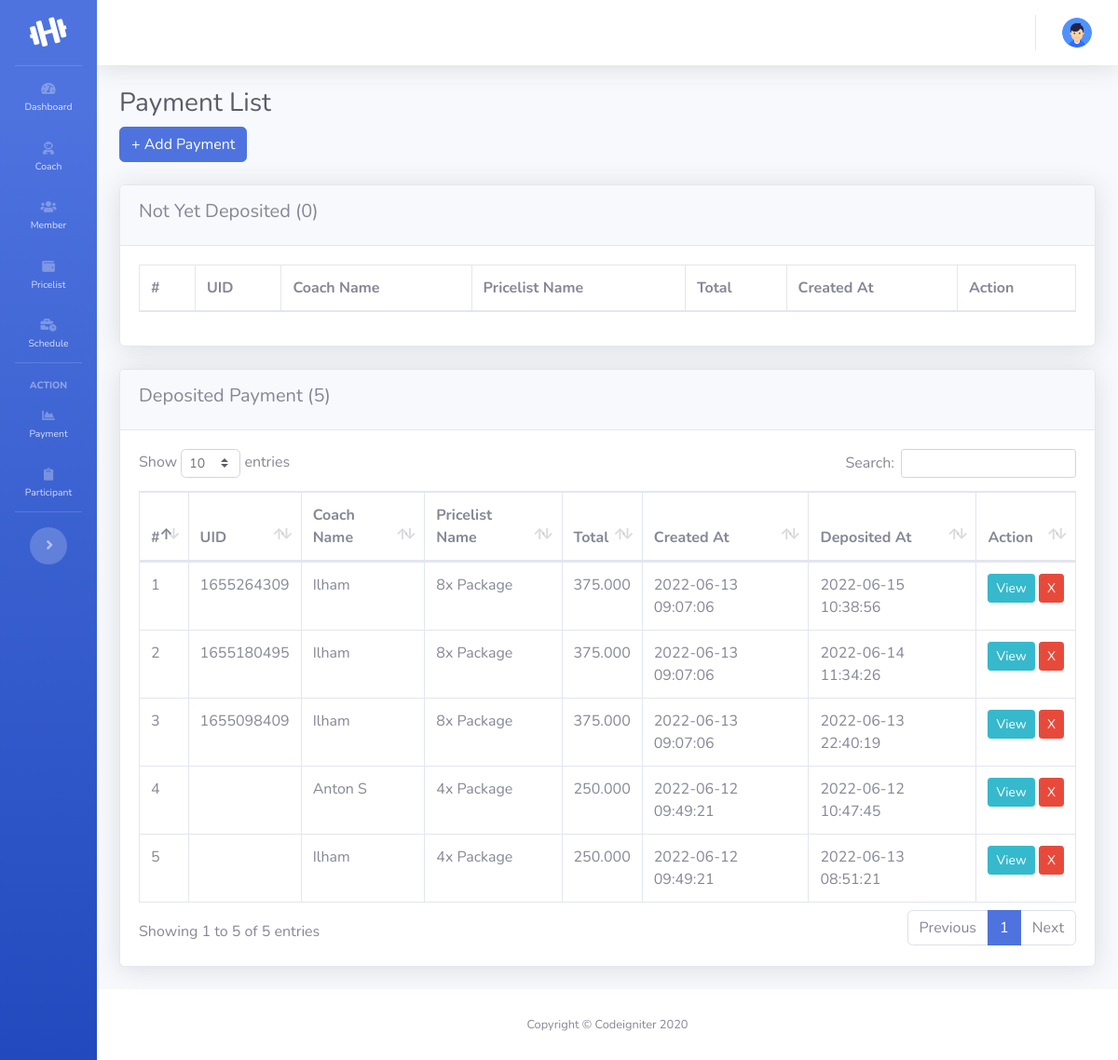
Page /index.php/payment on the committed database.
### tables this page shows
CREATE TABLE `payment` (
  `id` int(11) NOT NULL,
  `uid` varchar(128) NOT NULL,
  `pricelist_id` int(11) NOT NULL,
  `coach_id` int(11) NOT NULL,
  `total` int(11) NOT NULL,
  `created_at` datetime DEFAULT NULL,
  `deposited_at` datetime DEFAULT NULL,
  `deleted_at` datetime DEFAULT NULL
);

CREATE TABLE `coach` (
  `id` int(11) NOT NULL,
  `name` varchar(128) NOT NULL,
  `address` varchar(128) NOT NULL,
  `phone` varchar(128) NOT NULL,
  `deleted_at` datetime DEFAULT NULL
);

CREATE TABLE `pricelist` (
  `id` int(11) NOT NULL,
  `name` varchar(128) NOT NULL,
  `price` int(11) NOT NULL,
  `total_member` int(11) NOT NULL,
  `session_per_member` int(11) NOT NULL,
  `validity` int(11) NOT NULL COMMENT 'on Days',
  `created_at` datetime NOT NULL,
  `deleted_at` datetime DEFAULT NULL
);

### application/controllers/Payment.php (called while the page is built, shortened)
<?php
class payment extends CI_Controller {
	public function __construct()
	{
		$this->load->model('payment_model');
	}
	public function index()
	{
		$data['title'] = "Athletic Page";
		$data['paymentpending'] = $this->payment_model->get_data('payment')->result();
		$data['paymentdone'] = $this->payment_model->get_data('payment','0','1')->result();
		$this->load->view('template/header', $data);
		$this->load->view('template/sidebar', $data);
		$this->load->view('template/topbar', $data);
		$this->load->view('payment/index', $data);
		$this->load->view('template/footer', $data);
	}
}

### index.php (called while the page is built, shortened)
<?php
require_once BASEPATH.'core/CodeIgniter.php';

### application/models/Payment_model.php (called while the page is built, shortened)
<?php
class Payment_model extends CI_Model {
	public function get_data($table, $id=0, $deposited=0, $uid=0)
	{
		if($id==0)
		{
			$this->db->select($table.'.*,'.$table.'.created_at as '.$table.'createdat, '.$table.'.id as '.$table.'id, coach.name as coachname, pricelist.name as pricelistname, pricelist.price as price, pricelist.session_per_member as session, coach.*, pricelist.*' );
			$this->db->from($table);
			$this->db->join('coach', 'coach.id = '.$table.'.coach_id', 'inner');
			$this->db->join('pricelist', 'pricelist.id = '.$table.'.pricelist_id', 'inner');
			if($deposited==0)
				$this->db->where($table.'.deposited_at IS NULL');
			else if($deposited==1)
				$this->db->where($table.'.deposited_at IS NOT NULL');
			if($uid!=0)
			{
				$this->db->where('uid',$uid);
			}
			else
				$this->db->where($table.'.created_at IS NOT NULL');
			$this->db->where($table.'.deleted_at IS NULL');
			$this->db->order_by('payment.created_at', 'desc');
			return $this->db->get();
		}
	}
}

### application/views/payment/index.php (the view, shortened to what this page needs)
    <div class="container-fluid">
        <h1 class="h3 mb-2 text-gray-800">Payment List</h1>
        <a href="<?= base_url("payment/new") ?>" class="btn btn-primary">+ Add Payment</a>
        <br>
        <br>
        <div class="card shadow mb-4">
            <div class="card-header py-3">
                <h5>Not Yet Deposited (<?= count($paymentpending); ?>)</h5>
            </div>
            <div class="card-body">
                <div class="table-responsive">
                    <table class="table table-bordered" width="100%" cellspacing="0">
                        <thead>
                            <tr>
                                <th>#</th>
                                <th>UID</th>
                                <th>Coach Name</th>
                                <th>Pricelist Name</th>
                                <th>Total</th>
                                <th>Created At</th>
                                <th>Action</th>
                            </tr>
                        </thead>
                    </table>
                </div>
            </div>
        </div>
        <div class="card shadow mb-4">
            <div class="card-header py-3">
                <h5>Deposited Payment (<?= count($paymentdone); ?>)</h5>
            </div>
            <div class="card-body">
                <div class="table-responsive">
                    <table class="table table-bordered" id="dataTable" width="100%" cellspacing="0">
                        <thead>
                            <tr>
                                <th>#</th>
                                <th>UID</th>
                                <th>Coach Name</th>
                                <th>Pricelist Name</th>
                                <th>Total</th>
                                <th>Created At</th>
                                <th>Deposited At</th>
                                <th>Action</th>
                            </tr>
                        </thead>
                        <tbody>
                            <?php
                                $no = 1;
                                foreach ($paymentdone as $row) { ?>
                                <tr>
                                    <td><?= $no++ ?></td>
                                    <td><?= $row->uid ?></td>
                                    <td><?= $row->coachname ?></td>
                                    <td><?= $row->pricelistname ?></td>
                                    <td><?= number_format($row->total, 0, '.', '.'); ?></td>
                                    <td><?= $row->created_at ?></td>
                                    <td><?= $row->deposited_at ?></td>
                                    <td style="width: 1%; white-space: nowrap;">
                                        <a href="<?= base_url('payment/view').'?referal='.$row->uid ?>" class="btn btn-info btn-sm" target="_blank">View</a>
                                        <a href="<?= base_url('payment/delete_action').'?id='.$row->id ?>" class="btn btn-danger btn-sm">X</a>
                                    </td>
                                </tr>
                            <?php
                                }
                            ?>
                        </tbody>
                    </table>
                </div>
            </div>
        </div>
    </div>
</div>

### application/views/template/header.php (shortened to what this page needs)
<!DOCTYPE html>
<html lang="en">
<head>
    <link href="<?= base_url('asset/'); ?>vendor/fontawesome-free/css/all.min.css" rel="stylesheet" type="text/css">
    <link href="<?= base_url('asset/'); ?>css/sb-admin-2.min.css" rel="stylesheet">
    <link href="<?= base_url('asset/'); ?>/vendor/datatables/dataTables.bootstrap4.min.css" rel="stylesheet">
</head>
<body id="page-top">
    <div id="wrapper">

### application/views/template/sidebar.php (shortened to what this page needs)
<ul class="navbar-nav bg-gradient-primary sidebar sidebar-dark accordion toggled" id="accordionSidebar">
    <a class="sidebar-brand d-flex align-items-center justify-content-center" href="<?= base_url() ?>">
        <div class="sidebar-brand-icon rotate-n-15">
            <i class="fas fa-dumbbell"></i>
        </div>
    </a>
    <hr class="sidebar-divider my-0">
    <li class="nav-item">
        <a class="nav-link" href="<?= base_url("admin") ?>">
            <i class="fas fa-fw fa-tachometer-alt"></i>
            <span>Dashboard</span></a>
    </li>
    <li class="nav-item">
        <a class="nav-link" href="<?= base_url("coach") ?>">
            <i class="fas fa-fw fa-user-astronaut"></i>
            <span>Coach</span></a>
    </li>
    <li class="nav-item">
        <a class="nav-link" href="<?= base_url("member") ?>">
            <i class="fas fa-fw fa-users"></i>
            <span>Member</span></a>
    </li>
    <li class="nav-item">
        <a class="nav-link" href="<?= base_url("pricelist") ?>">
            <i class="fas fa-fw fa-wallet"></i>
            <span>Pricelist</span></a>
    </li>
    <li class="nav-item">
        <a class="nav-link" href="<?= base_url("schedule") ?>">
            <i class="fas fa-fw fa-business-time"></i>
            <span>Schedule</span></a>
    </li>
    <hr class="sidebar-divider">
    <div class="sidebar-heading">
        Action
    </div>
    <li class="nav-item">
        <a class="nav-link" href="<?= base_url("payment") ?>">
            <i class="fas fa-fw fa-chart-area"></i>
            <span>Payment</span></a>
    </li>
    <li class="nav-item">
        <a class="nav-link" href="<?= base_url("participant") ?>">
            <i class="fas fa-fw fa-clipboard"></i>
            <span>Participant</span></a>
    </li>
    <hr class="sidebar-divider d-none d-md-block">
    <div class="text-center d-none d-md-inline">
        <button class="rounded-circle border-0" id="sidebarToggle"></button>
    </div>
</ul>

### application/views/template/topbar.php (shortened to what this page needs)
<div id="content-wrapper" class="d-flex flex-column">
    <div id="content">
        <nav class="navbar navbar-expand navbar-light bg-white topbar mb-4 static-top shadow">
            <ul class="navbar-nav ml-auto">
                <li class="nav-item dropdown no-arrow">
                    <a class="nav-link dropdown-toggle" href="#" id="userDropdown" role="button"
                        data-toggle="dropdown" aria-haspopup="true" aria-expanded="false">
                        <img class="img-profile rounded-circle"
                            src="<?= base_url('asset/img/profile/default.jpg') ?>">
                    </a>
                </li>
            </ul>
        </nav>

### application/views/template/footer.php (shortened to what this page needs)
            <footer class="sticky-footer bg-white">
                <div class="container my-auto">
                    <div class="copyright text-center my-auto">
                        <span>Copyright &copy; Codeigniter 2020</span>
                    </div>
                </div>
            </footer>
        </div>
    </div>
</body>
</html>

### rows in the picture
payment: uid "1655264309", coach.name "Ilham", pricelist.name "8x Package", total "375.000", pricelist.created_at "2022-06-13 09:07:06", deposited_at "2022-06-15 10:38:56"
payment: uid "1655180495", coach.name "Ilham", pricelist.name "8x Package", total "375.000", pricelist.created_at "2022-06-13 09:07:06", deposited_at "2022-06-14 11:34:26"
payment: uid "1655098409", coach.name "Ilham", pricelist.name "8x Package", total "375.000", pricelist.created_at "2022-06-13 09:07:06", deposited_at "2022-06-13 22:40:19"
payment: coach.name "Anton S", pricelist.name "4x Package", total "250.000", pricelist.created_at "2022-06-12 09:49:21", deposited_at "2022-06-12 10:47:45"
payment: coach.name "Ilham", pricelist.name "4x Package", total "250.000", pricelist.created_at "2022-06-12 09:49:21", deposited_at "2022-06-13 08:51:21"

### other values in the picture
count($paymentpending) "0"
count($paymentdone) "5"
